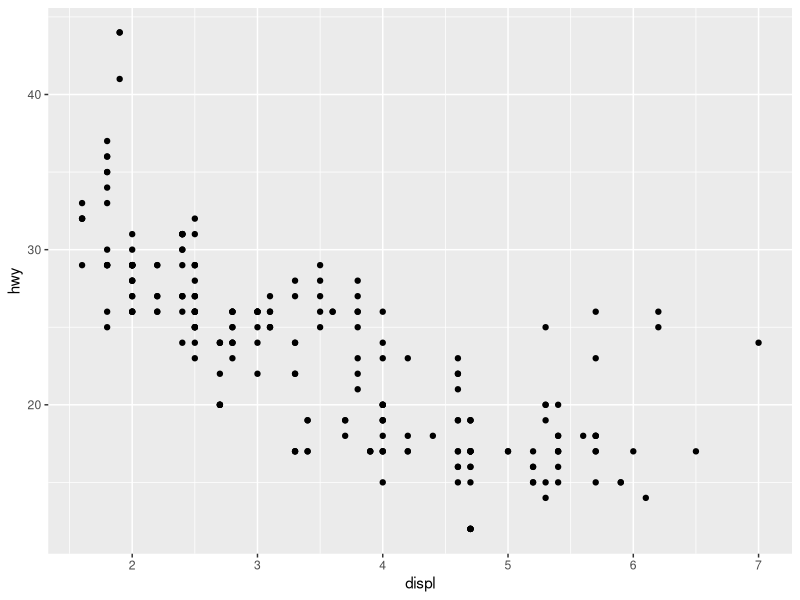
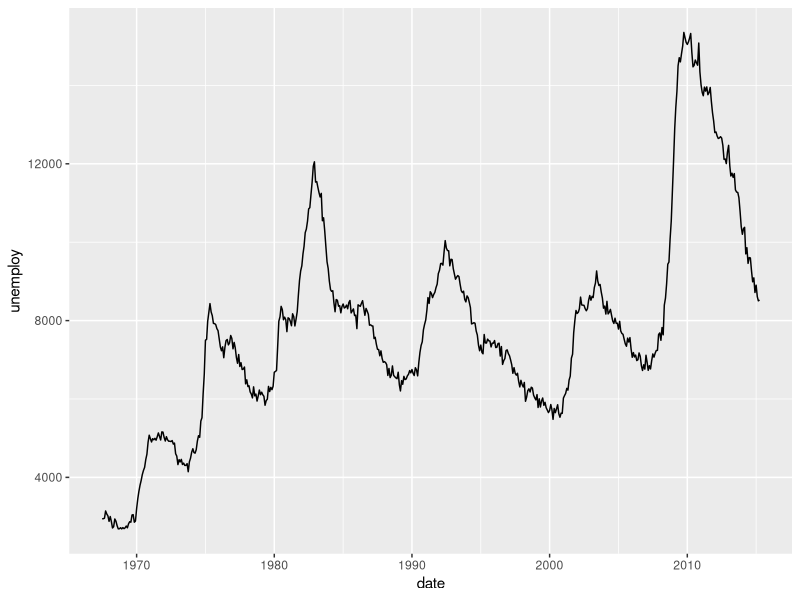
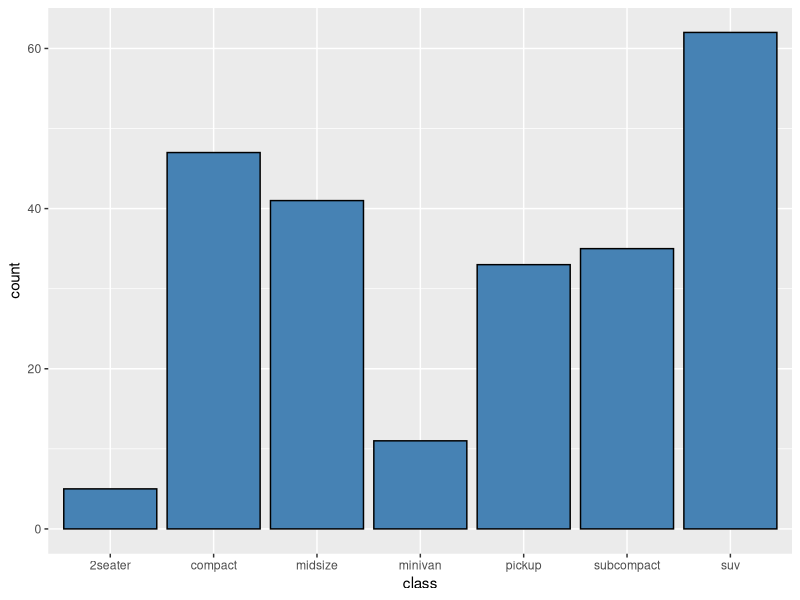
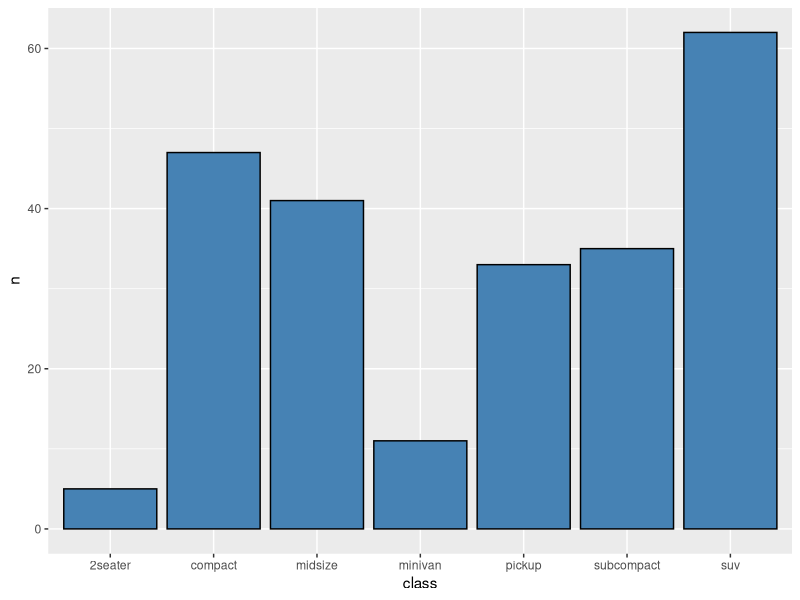
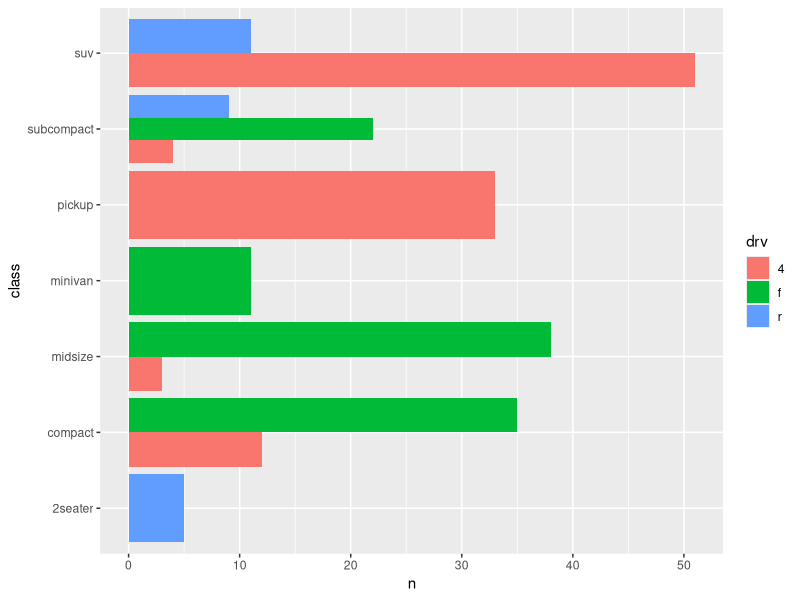
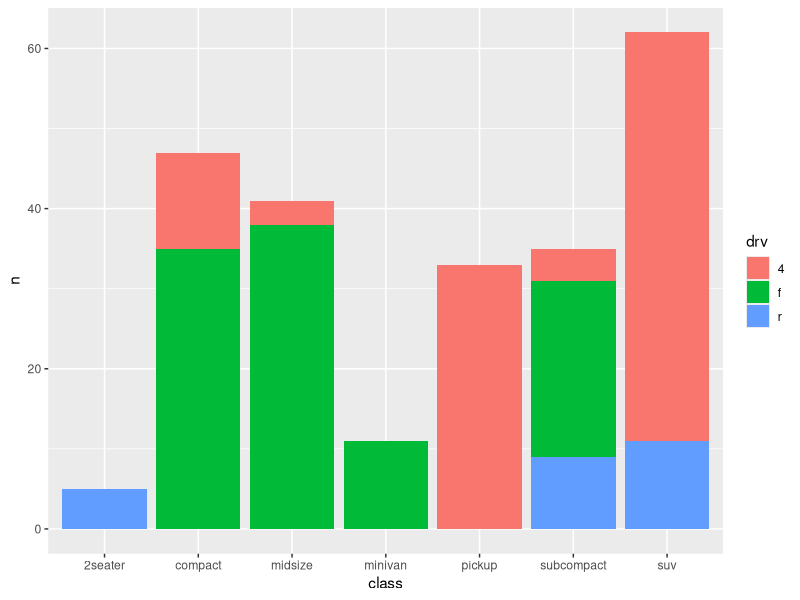
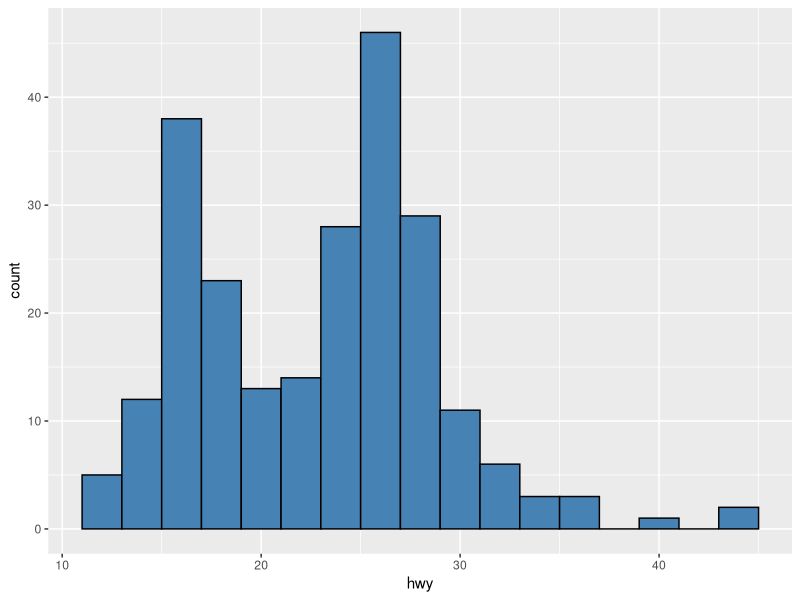
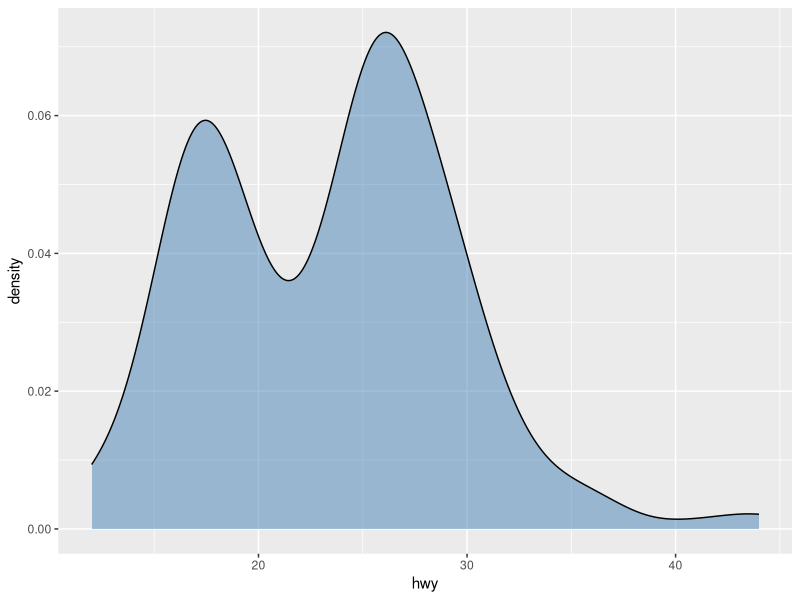

R code for these plots, in order:
## ---- chunk 1
#| message: false
library(tidyverse)
library(ggrepel)
## ---- chunk 2
ggplot(mpg, aes(x = displ, y = hwy)) +
  geom_point()
## ---- chunk 3
ggplot(economics, aes(x = date, y = unemploy)) +
  geom_line()
## ---- chunk 4
ggplot(mpg, aes(x = class)) +
  geom_bar(fill = "steelblue", colour = "black")

mpg_class <- mpg %>% count(class)

ggplot(mpg_class, aes(x = class, y = n)) +
  geom_col(fill = "steelblue", colour = "black")
## ---- chunk 5
mpg_class_drv <- mpg %>% count(class, drv)

ggplot(mpg_class_drv, aes(x = class, y = n, fill = drv)) +
  geom_col(position = "dodge") +
  coord_flip()
## ---- chunk 6
ggplot(mpg_class_drv, aes(x = class, y = n, fill = drv)) +
  geom_col()
## ---- chunk 7
ggplot(mpg, aes(x = hwy)) +
  geom_histogram(binwidth = 2, fill = "steelblue", colour = "black")
## ---- chunk 8
ggplot(mpg, aes(x = hwy)) +
  geom_density(fill = "steelblue", alpha = 0.5)
## ---- chunk 9
ggplot(mpg, aes(x = class, y = hwy)) +
  geom_boxplot() 
## ---- chunk 10
ggplot(mpg, aes(x = class, y = hwy)) +
  geom_boxplot() +
  geom_jitter(width = 0.2, alpha = 0.2, colour = "blue")
## ---- chunk 11
ggplot(mpg, aes(x = class, y = hwy)) +
  geom_violin() 
## ---- chunk 12
ggplot(mpg, aes(x = class, y = cty)) +
  geom_jitter(width = 0.2, alpha = 0.5)
## ---- chunk 13
ggplot(mpg, aes(x = displ, y = hwy)) +
  geom_point(alpha = 0.4) +
  geom_smooth(method = "lm")
## ---- chunk 14
mpg_summary <- mpg %>%
  group_by(class) %>%
  summarise(mean_hwy = mean(hwy), se_hwy = sd(hwy) / sqrt(n()))

ggplot(mpg_summary, aes(x = class, y = mean_hwy)) +
  geom_errorbar(aes(ymin = mean_hwy - se_hwy, ymax = mean_hwy + se_hwy), width = 0.2) +
  geom_point()

# geom_pointrange does the same thing in a single geom
ggplot(mpg_summary, aes(x = class, y = mean_hwy)) +
  geom_pointrange(aes(ymin = mean_hwy - se_hwy, ymax = mean_hwy + se_hwy))
## ---- chunk 15
ggplot(economics, aes(x = date, y = unemploy)) +
  geom_area(fill = "steelblue", alpha = 0.6)

ggplot(economics, aes(x = date)) +
  geom_ribbon(aes(ymin = unemploy * 0.9, ymax = unemploy * 1.1), fill = "steelblue", alpha = 0.3) +
  geom_line(aes(y = unemploy))
## ---- chunk 16
ggplot(mpg_class, aes(x = class, y = n)) +
  geom_col(fill = "steelblue", colour = "black") +
  geom_text(aes(label = n), vjust = -0.3)

ggplot(mpg_class, aes(x = class, y = n)) +
  geom_col(fill = "steelblue", colour = "black") +
  geom_label(aes(label = n), vjust = -0.3)
## ---- chunk 17
mpg_class_means <- mpg %>%
  group_by(class) %>%
  summarise(displ = mean(displ), hwy = mean(hwy))

ggplot(mpg_class_means, aes(x = displ, y = hwy, label = class)) +
  geom_point() +
  geom_text_repel()
## ---- chunk 18
mtcars_cor <- mtcars %>%
  select(mpg, disp, hp, drat, wt, qsec) %>%
  cor() %>%
  as.data.frame() %>%
  rownames_to_column("var1") %>%
  pivot_longer(-var1, names_to = "var2", values_to = "correlation")

ggplot(mtcars_cor, aes(x = var1, y = var2, fill = correlation)) +
  geom_tile() +
  geom_text(aes(label = round(correlation, 2)), size = 3) +
  scale_fill_gradient2(low = "steelblue", mid = "white", high = "firebrick", midpoint = 0) +
  labs(x = NULL, y = NULL)
